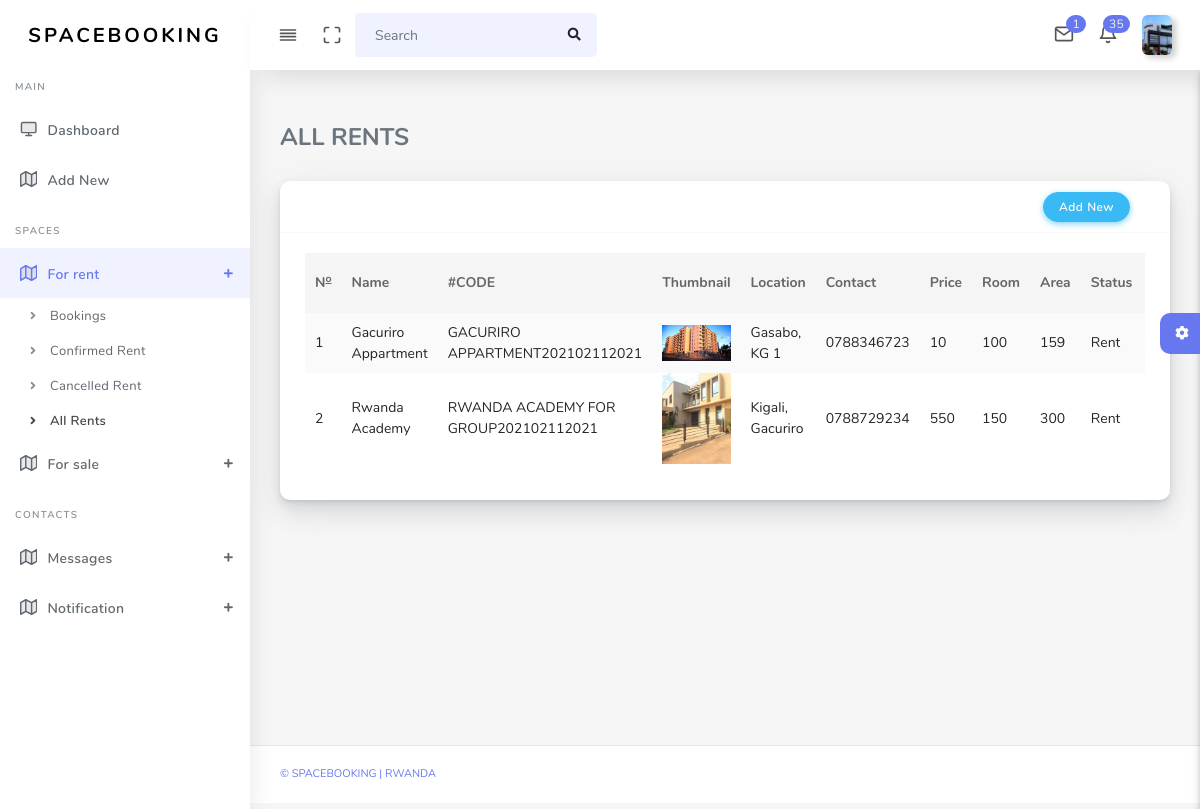
Screenshot of /admin/comRents.php (signed in) with the database file from the repository.
### tables this page shows
CREATE TABLE `companies` (
  `id` int(11) NOT NULL,
  `comName` varchar(255) DEFAULT NULL,
  `comEmail` varchar(255) DEFAULT NULL,
  `comLocation` varchar(255) DEFAULT NULL,
  `comPhone` int(11) DEFAULT NULL,
  `comUsername` varchar(255) DEFAULT NULL,
  `comPassword` varchar(255) DEFAULT NULL,
  `comTIN` varchar(100) DEFAULT NULL,
  `thumbnail` varchar(255) NOT NULL,
  `coStatus` varchar(100) NOT NULL
);

CREATE TABLE `offices` (
  `id` int(11) NOT NULL,
  `name` varchar(100) NOT NULL,
  `location` varchar(100) DEFAULT NULL,
  `contact` varchar(100) DEFAULT NULL,
  `price` int(11) DEFAULT NULL,
  `rooms` varchar(100) NOT NULL,
  `propertyId` varchar(255) NOT NULL,
  `area` varchar(100) NOT NULL,
  `descriptions` varchar(255) NOT NULL,
  `status` varchar(100) NOT NULL,
  `saleStatus` varchar(100) NOT NULL,
  `thumnail` varchar(255) DEFAULT NULL,
  `photo1` varchar(255) DEFAULT NULL,
  `photo2` varchar(255) DEFAULT NULL,
  `photo3` varchar(255) DEFAULT NULL,
  `companyId` int(11) NOT NULL
);

### admin/comRents.php (the view, shortened to what this page needs)
<?php
require_once("includes/db.php");
?>
<!DOCTYPE html>
<html lang="en">
<head>
  <link rel="stylesheet" href="assets/css/app.min.css">
    <link rel="stylesheet" href="assets/bundles/datatables/datatables.min.css">
  <link rel="stylesheet" href="assets/bundles/datatables/DataTables-1.10.16/css/dataTables.bootstrap4.min.css">
  <link rel="stylesheet" href="assets/css/style.css">
  <link rel="stylesheet" href="assets/css/components.css">
  <link rel="stylesheet" href="assets/css/custom.css">
</head>
<body>
  <div id="app">
    <div class="main-wrapper main-wrapper-1">
      <div class="navbar-bg"></div>
      <?php
      include 'includes/headerCompany.php';
      include 'includes/left_nav2.php';
        ?>
      <div class="main-content">
        <section class="section">
          <div class="section-body">
            <div class="row">
            <div class="col-sm-12 col-md-12 col-lg-12">
                <h4>ALL RENTS</h4><br>
            </div>
              <div class="col-sm-12 col-md-12 col-lg-12">
              <div class="card">
                <div class="card-header">
                  <div class="col-sm-12 col-md-12 col-lg-12">
                    <button class="btn btn-info" style="float:right;" id="openReg">Add New</button>
                  </div>
                </div>
                <div class="card-body">
                    <div class="table-responsive">
                    <table class="table table-striped table-hover" id="tableExport" style="width:100%;">
                        <thead>
                        <tr>
                            <th>N<sup><u>o</u></sup></th>
                            <th>Name</th>
                            <th>#CODE</th>
                            <th>Thumbnail</th>
                            <th>Location</th>
                            <th>Contact</th>
                            <th>Price</th>
                            <th>Room</th>
                            <th>Area</th>
                            <th>Status</th>
                            <th>Update</th>
                        </tr>
                        </thead>
                        <tbody>
                        <?php
                            $id =
                            $query = mysqli_query($conn,"SELECT *FROM offices WHERE status='Rent' AND companyId = '{$_SESSION['spacecompanies']}' ORDER BY id DESC") or die(mysqli_error($conn));
                            if (mysqli_num_rows($query)>0) {
                                $counter = 1;
                                $idCo = $_SESSION['spacecompanies'];
                                while ($rows = mysqli_fetch_array($query)) {
                                   ?>
                                        <tr>
                                            <td><?= $counter;?></td>
                                            <td><?= $rows['name'];?></td>
                                            <td><?= $rows['propertyId'];?></td>
                                            <td><img src="media/spaceImages/<?= $rows['thumnail'];?>" class="img img-fluid" width="100" alt=""></td>
                                            <td><?= $rows['location'];?></td>
                                            <td><?= $rows['contact'];?></td>
                                            <td><?= $rows['price'];?></td>
                                            <td><?= $rows['rooms'];?></td>
                                            <td><?= $rows['area'];?></td>
                                            <td><?= $rows['status'];?></td>
                                            <td><a href="updateRents?idToUpdate=<?= $rows['id']."!".$idCo;?>" style="color:white;" class="btn btn-flat btn-warning btn-sm">Update</a></td>
                                        </tr>
                                   <?php
                                $counter++;}
                            }
                        ?>
                        </tbody>
                    </table>
                    </div>
                </div>
                </div>
            </div>
              </div>
            </div>
          </div>
        <?php include'includes/settings.php' ?>
      </div>
      <footer class="main-footer">
        <div class="footer-left">
          <a href="">&copy SpaceBooking | Rwanda</a></a>
        </div>
      </footer>
    </div>
</body>
</html>

### admin/includes/headerCompany.php (shortened to what this page needs)
<?php
  require_once("db.php");
?>
<nav class="navbar navbar-expand-lg main-navbar sticky">
        <div class="form-inline mr-auto">
          <ul class="navbar-nav mr-3">
            <li><a href="#" data-toggle="sidebar" class="nav-link nav-link-lg
                  collapse-btn"> <i data-feather="align-justify"></i></a></li>
            <li><a href="#" class="nav-link nav-link-lg fullscreen-btn">
                <i data-feather="maximize"></i>
              </a></li>
            <li>
              <form class="form-inline mr-auto">
                <div class="search-element">
                  <input class="form-control" type="search" placeholder="Search" aria-label="Search" data-width="200">
                  <button class="btn" type="submit">
                    <i class="fas fa-search"></i>
                  </button>
                </div>
              </form>
            </li>
          </ul>
        </div>
        <ul class="navbar-nav navbar-right">
          <li class="dropdown dropdown-list-toggle">
            <a href="#" data-toggle="dropdown" class="nav-link nav-link-lg message-toggle">
              <i data-feather="mail"></i>
              <span class="badge headerBadge1">
                <?php
                  $se = mysqli_query($conn,"SELECT *FROM contactco WHERE companyId='{$_SESSION['spacecompanies']}' AND  status1='unread'") or die(mysqli_error($conn));
                  if (mysqli_num_rows($se)>0) {
                    $number = mysqli_num_rows($se);
                    echo $number;
                  }else{
                    echo "0";
                  }
                ?>
              </span>
            </a>
          </li>
          <li class="dropdown dropdown-list-toggle">
            <a href="#" data-toggle="dropdown" class="nav-link message-toggle nav-link-lg">
              <i data-feather="bell" class="bell"></i>
                <span class="badge headerBadge1">
                  <?php
                    $se = mysqli_query($conn,"SELECT *FROM conotification WHERE companyId='{$_SESSION['spacecompanies']}' AND status = 'unread' ORDER BY id DESC") or die(mysqli_error($conn));
                    if ((mysqli_num_rows($se)>0)) {
                      $number = mysqli_num_rows($se);
                      $total = $number;
                    echo $total;
                    }else{
                      echo "0";
                    }
                  ?>
                </span>
            </a>
          </li>
          <?php
            $m = mysqli_query($conn,"SELECT *FROM companies WHERE id = '{$_SESSION['spacecompanies']}'") or die(mysqli_error($conn));
            $pro = mysqli_fetch_array($m);
          ?>
          <li class="dropdown dropdown-list-toggle">
            <a href="#" data-toggle="dropdown" class="nav-link dropdown-toggle nav-link-lg nav-link-user">
              <img alt="image" src="media/companies/<?= $pro['thumbnail'];?>" style="height:100%;" class="user-img-radious-style"><span class="d-sm-none d-lg-inline-block"></span>
            </a>
          </li>
        </ul>
  </nav>

### rows the page displays
companies: thumbnail (picture)
offices: name "Gacuriro Appartment", propertyId "GACURIRO APPARTMENT202102112021", thumnail (picture), location "Gasabo, KG 1", contact "0788346723", price "10", rooms "100", area "159", status "Rent"
offices: name "Rwanda Academy", propertyId "RWANDA ACADEMY FOR GROUP202102112021", thumnail (picture), location "Kigali, Gacuriro", contact "0788729234", price "550", rooms "150", area "300", status "Rent"

### other values shown
$number "1"
$total "35"
